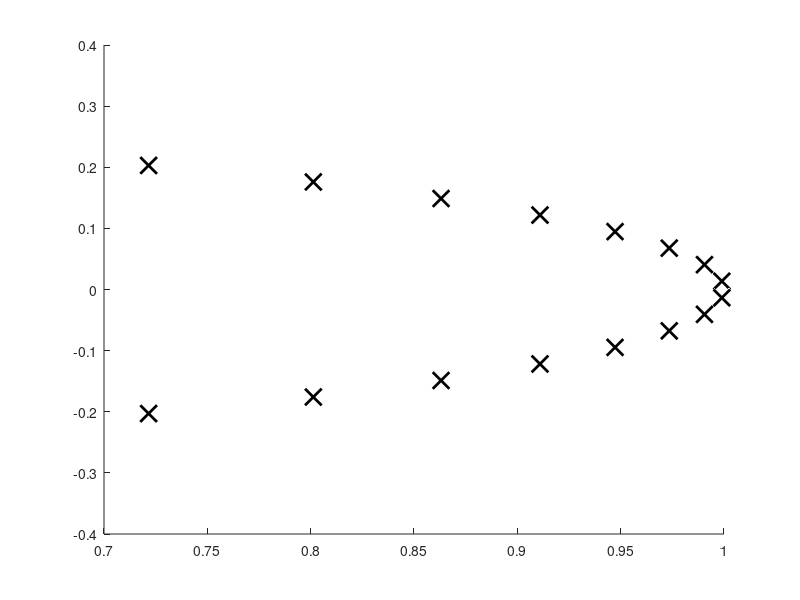

The MATLAB source for this figure: (Note: this script raises an error after producing the figure.)
a= 0.11
umb = [0.721596995927692  -0.202983806360563   1.566530456095371];
%
nin = 16;
yin = linspace(umb(2),-umb(2),nin);
zin = linspace(umb(3),-umb(3),nin);
win = a*yin.*zin/2;
xin = -win + sqrt(win.^2+ 1-yin.^2/3-zin.^2/5);
pin = [xin;yin;zin]';
rout = zeros(nin,4);
iout = zeros(nin,1);
%
figure(3)
clf 
hold on
plot3(xin,yin,zin,'kx','MarkerSize',12,'LineWidth',2)

%
for j = 1:nin
    traj = qp_traj(pin(j,:),1400,0.01,a);
    rtu = umb(3)*traj(:,2)-umb(2)*traj(:,3);
    rci = find(rtu(2:end).*rtu(1:end-1) <0);
    for k = 2:length(rci)
        if traj(rci(k),1) > 0
            if traj(rci(k),2) > umb(2)
                if traj(rci(k),2) < -umb(2)
                    ie = rci(k);
                    iout(j) = ie;
                    rout(j,1:3) = (rtu(rci(k)+1)*traj(rci(k),:)-rtu(rci(k))* traj(rci(k)+1,:))/(rtu(rci(k)+1)-rtu(rci(k)));
                    rout(j,4) = sign(traj(rci(k),3)-traj(rci(k)+1,3));
                    plot3(traj(1:ie,1),traj(1:ie,2),traj(1:ie,3),'b','LineWidth',2)
                    drawnow
                    break
                end
            end
        end
    end
end
%
for j = 1:nin
    traj = qp_traj(pin(j,:),1400,-0.01,a);
    rtu = umb(3)*traj(:,2)-umb(2)*traj(:,3);
    rci = find(rtu(2:end).*rtu(1:end-1) <0);
    for k = 2:length(rci)
        if traj(rci(k),1) > 0
            if traj(rci(k),2) > umb(2)
                if traj(rci(k),2) < -umb(2)
                    ie = rci(k);
                    iout(j) = ie;
                    rout(j,1:3) = (rtu(rci(k)+1)*traj(rci(k),:)-rtu(rci(k))* traj(rci(k)+1,:))/(rtu(rci(k)+1)-rtu(rci(k)));
                    rout(j,4) = sign(traj(rci(k),3)-traj(rci(k)+1,3));
                    plot3(traj(1:ie,1),traj(1:ie,2),traj(1:ie,3),'g','LineWidth',2)
                    drawnow
                    break
                end
            end
        end
    end
end
%
load qp_umb
qp_umba = [];
for j =1:4
w = qp_umb(j,:);
[wout,cdata] = qp_umbilic(w,a);
qp_umba = [qp_umba;wout];
end
%
plot3(qp_umba(:,1),qp_umba(:,2),qp_umba(:,3),'ok','MarkerSize',12,'MarkerFaceColor','k')
xlabel('x');
ylabel('y');
zlabel('z');

figure(4)
clf
hold on
plot(zin,rout(:,3),'bx')
